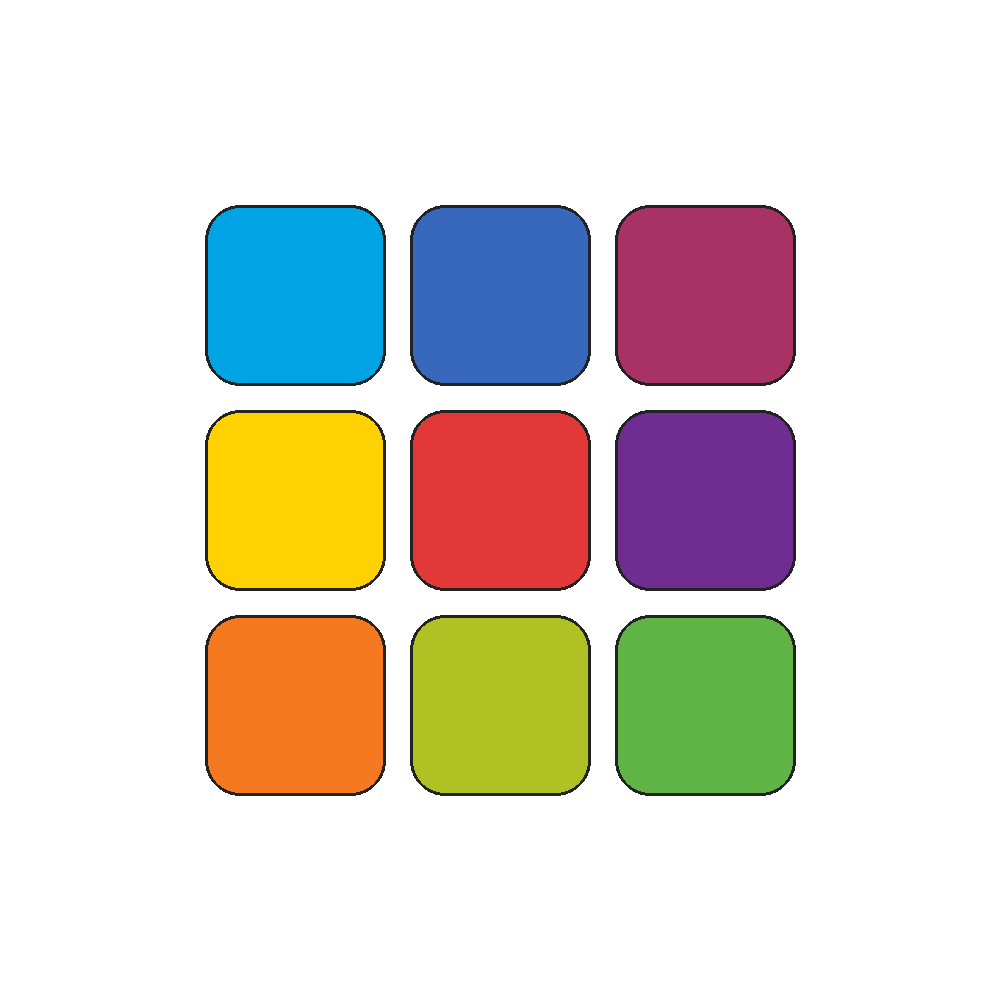

Recreate this plot in Python.
from PIL import Image, ImageDraw

SIZE = 1000
img = Image.new("RGBA", (SIZE, SIZE), (0, 0, 0, 0))  
draw = ImageDraw.Draw(img)

cell = 180
gap = 25
grid_size = 3 * cell + 2 * gap
x0 = (SIZE - grid_size) // 2
y0 = (SIZE - grid_size) // 2


BORDER = (35, 35, 35, 255)

BORDER_WIDTH = 3
CORNER_RADIUS = 35

A = "#60B345"
B = "#B0C223" 
C = "#FFD100"
D = "#F47920"
E = "#E23838"
F = "#A93265" 
G = "#6F2C91" 
H = "#3868BB"
I = "#00A4E4"

colors = [(I, 0,0), (H, 0,1), (F, 0,2), (C, 1,0), (E, 1,1), (G, 1,2),(D, 2,0), (B, 2,1), (A,2,2)]

for color, i, j in colors:

    x = x0 + j * (cell + gap)
    y = y0 + i * (cell + gap)

    draw.rounded_rectangle(
        [x, y, x + cell, y + cell],
        radius=CORNER_RADIUS,
        fill=color,
        outline=BORDER,
        width=BORDER_WIDTH,
        )

img.save("./logo.png")  
